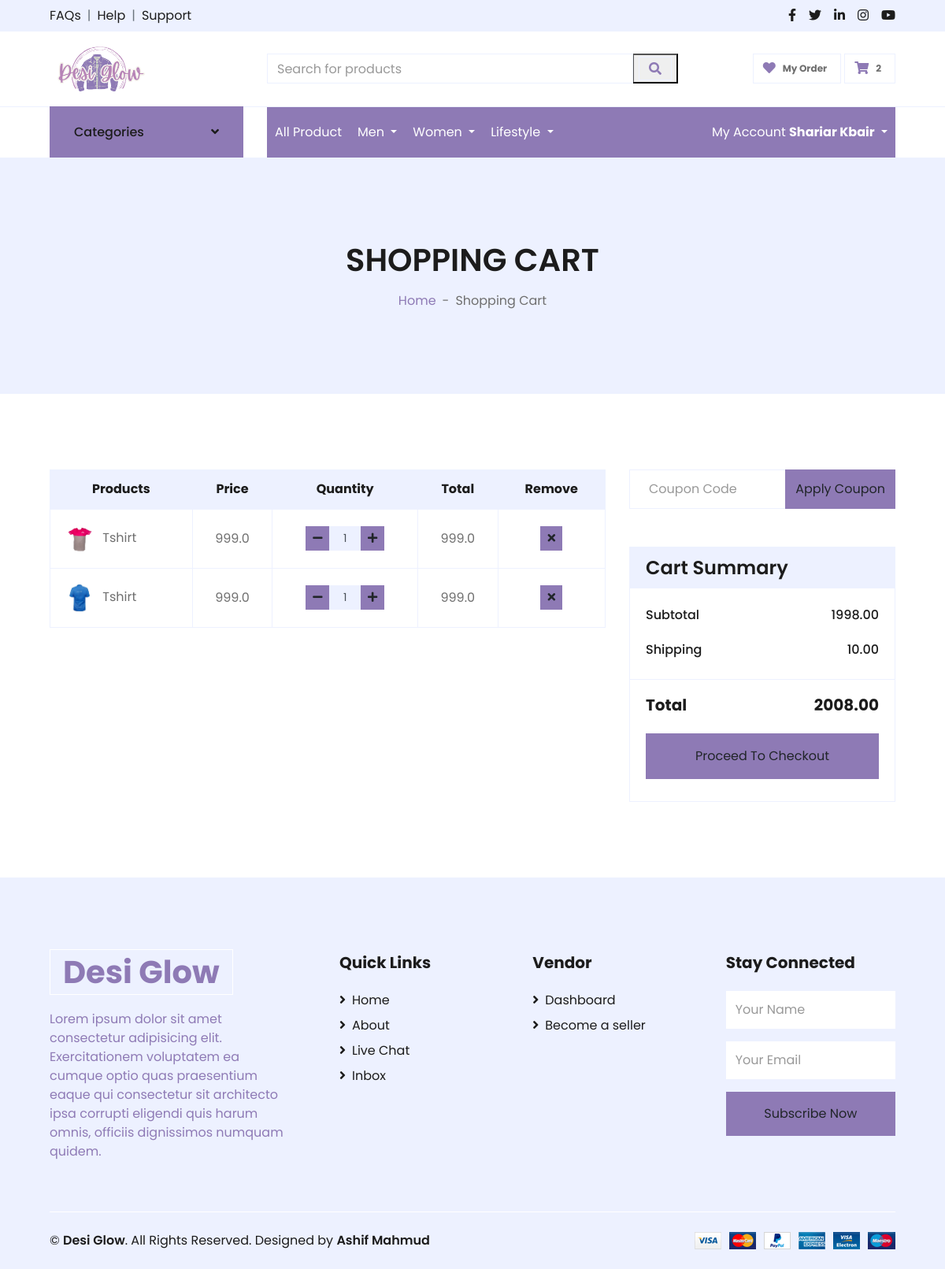
The page /cart (signed in) on the database its author committed.
### home/models.py (models this page shows, shortened)
class Cart(models.Model):
    username = models.CharField(max_length=99, blank=True, null=True)
    product_name = models.CharField(max_length=99, blank=True, null=True)
    product_price = models.FloatField(blank=True, null=True)
    date = models.DateTimeField(auto_now_add=True, blank=True, null=True)
    photo = models.ImageField(upload_to='cart/', blank=True, null=True)
    size = models.CharField(max_length = 99, blank = True, null = True)

### home/views.py (the view)
# urls.py: path('cart', cart, name='cart'),
def cart(request):
    cart = Cart.objects.filter(username=request.user)
    cart_info = '\n'.join(
        [f"Product: {item.product_name}, Price: {item.product_price}" for item in cart])
    return render(request, "cart.html", {'cart': cart, 'cart_info': cart_info})

### home/context_processors.py (called while the page is built)
def custom_context(request):
    if request.user.is_authenticated:
        product_count = Cart.objects.filter(username=request.user).count()
    else:
        product_count = 0  # Set a default value if the user is not authenticated
    return {'product_count': product_count}

### templates/cart.html (shortened to what this page needs)
{% extends "main.html" %}
{% load static %}
{% block content %}
<div class="container-fluid">
    <div class="row border-top px-xl-5">
        <div class="col-lg-3 d-none d-lg-block">
            <a class="btn shadow-none d-flex align-items-center justify-content-between bg-primary text-white w-100"
                data-toggle="collapse" href="#navbar-vertical" style="height: 65px; margin-top: -1px; padding: 0 30px;">
                <h6 class="m-0">Categories</h6>
                <i class="fa fa-angle-down text-dark"></i>
            </a>
        </div>
        <div class="col-lg-9">
            <nav class="navbar navbar-expand-lg bg-light navbar-light py-3 py-lg-0 px-0">
                {% include 'navbar.html' %}
            </nav>
        </div>
    </div>
</div>
<div class="container-fluid bg-secondary mb-5">
    <div class="d-flex flex-column align-items-center justify-content-center" style="min-height: 300px">
        <h1 class="font-weight-semi-bold text-uppercase mb-3">Shopping Cart</h1>
        <div class="d-inline-flex">
            <p class="m-0"><a href="">Home</a></p>
            <p class="m-0 px-2">-</p>
            <p class="m-0">Shopping Cart</p>
        </div>
    </div>
</div>
<div class="container-fluid pt-5">
    <div class="row px-xl-5">
        <div class="col-lg-8 table-responsive mb-5">
            <table class="table table-bordered text-center mb-0">
                <thead class="bg-secondary text-dark">
                    <tr>
                        <th>Products</th>
                        <th>Price</th>
                        <th>Quantity</th>
                        <th>Total</th>
                        <th>Remove</th>
                    </tr>
                </thead>
                <tbody class="align-middle">
                    {% for product in cart reversed %}
                    <tr>
                        <td class="align-middle" style="text-align: left;">
                            {% if product.photo %}
                            <img src="{{ product.photo }} {{ photo }}" alt="" style="width: 50px;">
                            {% endif %}
                            {{ product.product_name }} {{ product_name }}
                        </td>
                        <td class="align-middle product-price">{{ product.product_price }} {{ product_price }}</td>
                        <td class="align-middle">
                            <div class="input-group quantity mx-auto" style="width: 100px;">
                                <div class="input-group-btn">
                                    <button class="btn btn-sm btn-primary btn-minus"><i
                                            class="fa fa-minus"></i></button>
                                </div>
                                <input type="text" class="form-control form-control-sm bg-secondary text-center"
                                    value="1">
                                <div class="input-group-btn">
                                    <button class="btn btn-sm btn-primary btn-plus"><i class="fa fa-plus"></i></button>
                                </div>
                            </div>
                        </td>
                        <td class="align-middle total">{{ product.product_price }} {{ product_price }}</td>
                        <td class="align-middle">
                            <form action="{% url 'remove_product_from_cart' %}" method="POST">
                                <button class="btn btn-sm btn-primary remove-product" data-product-id="{{ product.id }}"
                                    type="submit">
                                    <i class="fa fa-times"></i>
                                </button>
                            </form>
                        </td>
                    </tr>
                    {% endfor %}
                </tbody>
            </table>
        </div>
        <div class="col-lg-4">
            <form class="mb-5" action="">
                <div class="input-group">
                    <input type="text" class="form-control p-4" placeholder="Coupon Code">
                    <div class="input-group-append">
                        <button class="btn btn-primary">Apply Coupon</button>
                    </div>
                </div>
            </form>
            <div class="card border-secondary mb-5">
                <div class="card-header bg-secondary border-0">
                    <h4 class="font-weight-semi-bold m-0">Cart Summary</h4>
                </div>
                <div class="card-body">
                    <div class="d-flex justify-content-between mb-3 pt-1">
                        <h6 class="font-weight-medium">Subtotal</h6>
                        <h6 class="font-weight-medium" id="subtotal">$150.00</h6>
                    </div>
                    <div class="d-flex justify-content-between">
                        <h6 class="font-weight-medium">Shipping</h6>
                        <h6 class="font-weight-medium">10.00</h6>
                    </div>
                </div>
                <div class="card-footer border-secondary bg-transparent">
                    <div class="d-flex justify-content-between mt-2">
                        <h5 class="font-weight-bold">Total</h5>
                        <h5 id="total" class="font-weight-bold">$160.00</h5>
                    </div>
                    <form action="{% url 'checkout' %}" method="POST" id="checkoutForm">
                        <button class="btn btn-block btn-primary my-3 py-3" type="submit" id="checkoutButton">Proceed To
                            Checkout</button>
                    </form>
                </div>
            </div>
        </div>
    </div>
</div>
{% endblock content %}

### templates/navbar.html (shortened to what this page needs)
<div class="collapse navbar-collapse justify-content-between akash-navbar" id="navbarCollapse">
    <div class="navbar-nav mr-auto py-0">
        <a style="color: white;" href="{% url 'home' %}" class="nav-item nav-link">All Product</a>
        <div class="nav-item dropdown">
            <a class="nav-link dropdown-toggle" href="#" id="navbarDropdownMenuLink" role="button"
                data-toggle="dropdown" aria-haspopup="true" aria-expanded="false" style="color: white;">
                Men
            </a>
        </div>
        <div class="nav-item dropdown">
            <a class="nav-link dropdown-toggle" href="#" id="navbarDropdownMenuLink" role="button"
                data-toggle="dropdown" aria-haspopup="true" aria-expanded="false" style="color: white;">
                Women
            </a>
        </div>
        <div class="nav-item dropdown">
            <a class="nav-link dropdown-toggle" href="#" id="navbarDropdownMenuLink" role="button"
                data-toggle="dropdown" aria-haspopup="true" aria-expanded="false" style="color: white;">
                Lifestyle
            </a>
        </div>
    </div>
    <div class="navbar-nav ml-auto py-0">
        {% if user.is_authenticated %}
        <div class="nav-item dropdown">
            <a class="nav-link dropdown-toggle" href="#" id="navbarDropdownMenuLink" role="button"
                data-toggle="dropdown" aria-haspopup="true" aria-expanded="false" style="color: white;">
                My Account <strong>{{ user.get_full_name }}</strong>
            </a>
        </div>
        {% else %}
        <a style="color: white;" href="{% url 'signin' %}" class="nav-item nav-link">Login</a>
        <a style="color: white;" href="{% url 'signup' %}" class="nav-item nav-link">Register</a>
        {% endif %}
    </div>
</div>

### templates/navbar.html (style rules this page uses)
.akash-navbar { background-color: #8E7AB5; }

### rows shown on the page
Cart: photo (picture), product_name "Tshirt", product_price "999.0"
Cart: photo (picture), product_name "Tshirt", product_price "999.0"

### other values the page prints
{{ product_count }} "2"
{{ user.get_full_name }} "Shariar Kbair"
